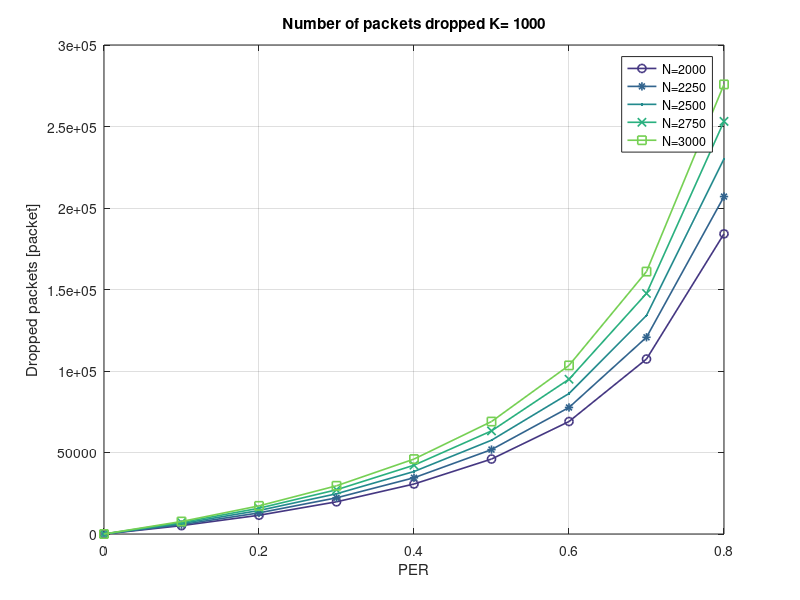
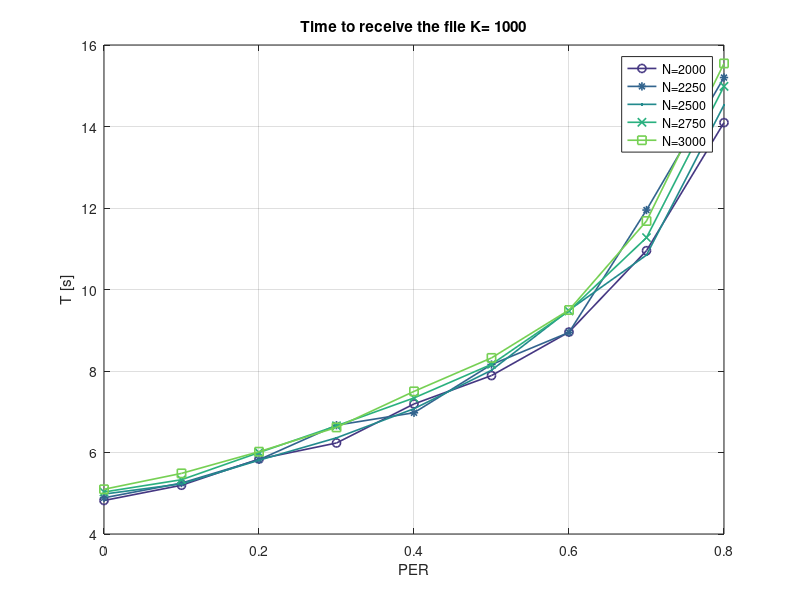
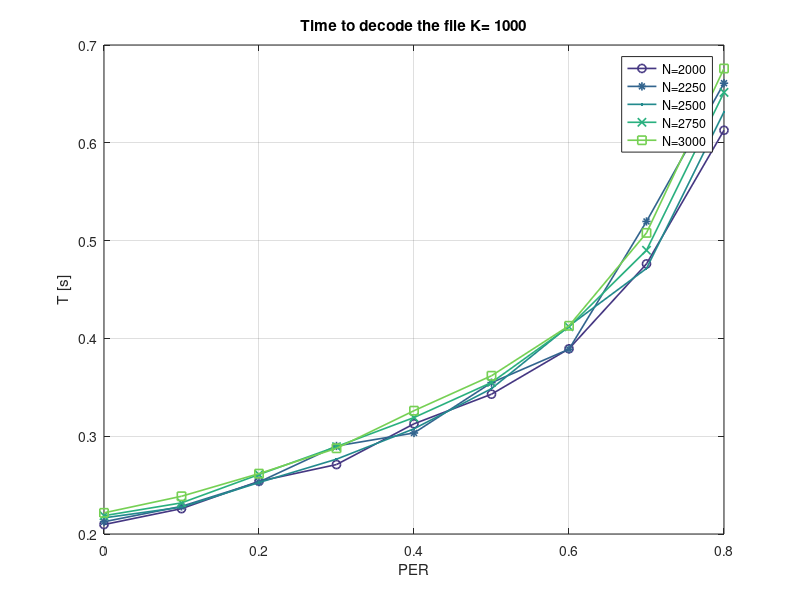
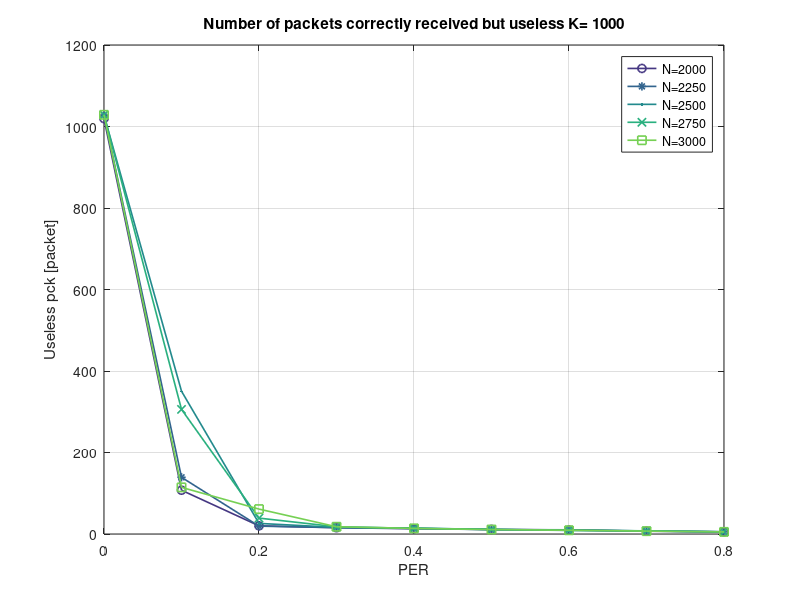

Recreate these plots in MATLAB, in order.
clear all;
color_matrix = colormap;
markers = {'+-','o-','*-','.-','x-','s-','d-','^-','v-','>-','<-','p-','h-'};
markersize = 6; % 3 is best for tikz
linewidth = 1.2;
close all hidden;
%% LT RX
%%dectime	rxtime	totrxpck droppck	rxpck	uselesspck PER_estimate PER	K_TB_SIZE N_TB_SIZE
%%dectime	rxtime	totrxpck droppck	rxpck	uselesspck PER_estimate PER	K_TB_SIZE N_TB_SIZE	faileddec
data_LT_rx=importdata('./data/data_LT_rx_3.txt',' ');
Nmc=100; %number of Montecarlo trials for each tuple of PER-K-N
PERs=unique(data_LT_rx(:,8));
Ks=unique(data_LT_rx(:,9));
increments=unique(data_LT_rx(find(data_LT_rx(:,9)==Ks(1)),10))-Ks(1);
for i=1:length(PERs)
    for j=1:length(Ks)
        for k=1:length(increments)
    data_PER_K_N_rx=[];
    data_PER_K_N_rx=data_LT_rx(find(data_LT_rx(:,8)==PERs(i) & data_LT_rx(:,9)==Ks(j) & data_LT_rx(:,10)==(Ks(j)+increments(k))),:);
    dectime_LT(i,j,k)=mean(data_PER_K_N_rx(:,1));
    rxtime_LT(i,j,k)=mean(data_PER_K_N_rx(:,2));
    totrxpck_LT(i,j,k)=mean(data_PER_K_N_rx(:,3));
    droppck_LT(i,j,k)=mean(data_PER_K_N_rx(:,4));
    rxpck_LT(i,j,k)=mean(data_PER_K_N_rx(:,5));
    uselesspck_LT(i,j,k)=mean(data_PER_K_N_rx(:,6));
    PER_estimate_LT(i,j,k)=mean(data_PER_K_N_rx(:,7));
        end
    end
end

for j=1:length(Ks)
    figure();
    for k=1:length(increments)
        plot(PERs,squeeze(droppck_LT(:,j,k)), markers{mod(k, numel(markers)) + 1}, 'Color', color_matrix(mod(k*10, size(color_matrix, 1)) + 1,:), ...
				'LineWidth', linewidth, 'MarkerSize', markersize)
        title(['Number of packets dropped K= ', num2str(Ks(j))]);
        hold all;
    end
    grid on;
    xlabel('PER');
	ylabel('Dropped packets [packet]');
    str=[cellstr(num2str((Ks(j)+increments), 'N=%-d'))']';
    for i=1:length(str(:,1))
        str_legend(i)=cellstr(strjoin(str(i,:)));
    end
    legend(str_legend');
    
    figure();
    for k=1:length(increments)
        plot(PERs,squeeze(rxtime_LT(:,j,k)), markers{mod(k, numel(markers)) + 1}, 'Color', color_matrix(mod(k*10, size(color_matrix, 1)) + 1,:), ...
				'LineWidth', linewidth, 'MarkerSize', markersize)
        title(['Time to receive the file K= ', num2str(Ks(j))]);
        hold all;
    end
    grid on;
    xlabel('PER');
	ylabel('T [s]')
    str=[cellstr(num2str((Ks(j)+increments), 'N=%-d'))']';
    for i=1:length(str(:,1))
        str_legend(i)=cellstr(strjoin(str(i,:)));
    end
    legend(str_legend');
    
    figure();
    for k=1:length(increments)
        plot(PERs,squeeze(dectime_LT(:,j,k)), markers{mod(k, numel(markers)) + 1}, 'Color', color_matrix(mod(k*10, size(color_matrix, 1)) + 1,:), ...
				'LineWidth', linewidth, 'MarkerSize', markersize)
        title(['Time to decode the file K= ', num2str(Ks(j))]);
        hold all;
    end
    grid on;
    xlabel('PER');
	ylabel('T [s]');
    str=[cellstr(num2str((Ks(j)+increments), 'N=%-d'))']';
    for i=1:length(str(:,1))
        str_legend(i)=cellstr(strjoin(str(i,:)));
    end
    legend(str_legend');
    
    figure();
    for k=1:length(increments)
        plot(PERs,squeeze(uselesspck_LT(:,j,k)), markers{mod(k, numel(markers)) + 1}, 'Color', color_matrix(mod(k*10, size(color_matrix, 1)) + 1,:), ...
				'LineWidth', linewidth, 'MarkerSize', markersize);
        title(['Number of packets correctly received but useless K= ', num2str(Ks(j))]);
        hold all;
    end
    grid on;
    xlabel('PER');
	ylabel('Useless pck [packet]')
    str=[cellstr(num2str((Ks(j)+increments), 'N=%-d'))']';
    for i=1:length(str(:,1))
        str_legend(i)=cellstr(strjoin(str(i,:)));
    end
    legend(str_legend');
end
%% LT TX
%sent infile time goodput throughput	PER_estimate PER	K_TB_SIZE	N_TB_SIZE
data_LT_tx=importdata('./data/data_LT_tx_3.txt',' ');
PERs=unique(data_LT_tx(:,7));
Ks=unique(data_LT_tx(:,8));
increments=unique(data_LT_tx(find(data_LT_tx(:,8)==Ks(1)),9))-Ks(1);

for i=1:length(PERs)
    for j=1:length(Ks)
        for k=1:length(increments)
            data_PER_K_N_tx=[];
            data_PER_K_N_tx=data_LT_tx(find(data_LT_tx(:,7)==PERs(i) & data_LT_tx(:,8)==Ks(j) & data_LT_tx(:,9)==(Ks(j)+increments(k))),:);
            sent_LT(i,j,k)=mean(data_PER_K_N_tx(:,1));
            time_LT(i,j,k)=mean(data_PER_K_N_tx(:,3));
            goodput_LT(i,j,k)=mean(data_PER_K_N_tx(:,4));
            throughput_LT(i,j,k)=mean(data_PER_K_N_tx(:,5));
            PER_estimate_LT(i,j,k)=mean(data_PER_K_N_tx(:,6));
        end
    end
end

for j=1:length(Ks)
    figure();
    for k=1:length(increments)
        plot(PERs,squeeze(goodput_LT(:,j,k)), markers{mod(k, numel(markers)) + 1}, 'Color', color_matrix(mod(k*10, size(color_matrix, 1)) + 1,:), ...
				'LineWidth', linewidth, 'MarkerSize', markersize)
        title(['Goodput K= ', num2str(Ks(j))]);
        hold all;
    end
    grid on;
    xlabel('PER');
	ylabel('Goodput [Mbit/s]')
    str=[cellstr(num2str((Ks(j)+increments), 'N=%-d'))']';
    for i=1:length(str(:,1))
        str_legend(i)=cellstr(strjoin(str(i,:)));
    end
    legend(str_legend');
    
    figure();
    for k=1:length(increments)
        plot(PERs,squeeze(throughput_LT(:,j,k)), markers{mod(k, numel(markers)) + 1}, 'Color', color_matrix(mod(k*10, size(color_matrix, 1)) + 1,:), ...
				'LineWidth', linewidth, 'MarkerSize', markersize)
        title(['Throughput K= ', num2str(Ks(j))]);
        hold all;
    end
    grid on;
    xlabel('PER');
	ylabel('Throughput [Mbit/s]')
    str=[cellstr(num2str((Ks(j)+increments), 'N=%-d'))']';
    for i=1:length(str(:,1))
        str_legend(i)=cellstr(strjoin(str(i,:)));
    end
    legend(str_legend');
    
    figure();
    for k=1:length(increments)
        plot(PERs,squeeze(PER_estimate_LT(:,j,k)), markers{mod(k, numel(markers)) + 1}, 'Color', color_matrix(mod(k*10, size(color_matrix, 1)) + 1,:), ...
				'LineWidth', linewidth, 'MarkerSize', markersize)
        title(['PER estimated @TX K= ', num2str(Ks(j))]);
        hold all;
    end
    grid on;
    xlabel('PER');
	ylabel('PER estimate');
    str=[cellstr(num2str((Ks(j)+increments), 'N=%-d'))']';
    for i=1:length(str(:,1))
        str_legend(i)=cellstr(strjoin(str(i,:)));
    end
    legend(str_legend');
    
    figure();
    for k=1:length(increments)
        plot(PERs,squeeze(goodput_LT(:,j,k))./squeeze(throughput_LT(:,j,k)), markers{mod(k, numel(markers)) + 1}, 'Color', color_matrix(mod(k*10, size(color_matrix, 1)) + 1,:), ...
				'LineWidth', linewidth, 'MarkerSize', markersize)
        title(['Efficiency K= ', num2str(Ks(j))]);
        hold all;
    end
    grid on;
    xlabel('PER');
	ylabel('Efficiency');
    str=[cellstr(num2str((Ks(j)+increments), 'N=%-d'))']';
    for i=1:length(str(:,1))
        str_legend(i)=cellstr(strjoin(str(i,:)));
    end
    legend(str_legend');
end

for k = 1:length(increments)
	figure();
	hold all;
	for j = 1:length(Ks)
		plot(PERs, squeeze(goodput_LT(:,j,k))./squeeze(throughput_LT(:,j,k)), markers{mod(j, numel(markers)) + 1}, 'Color', color_matrix(mod(j*10, size(color_matrix, 1)) + 1,:), ...
				'LineWidth', linewidth, 'MarkerSize', markersize)
	end
	title(strcat('Efficiency for N - K = ', num2str(increments(k))));
	hold all;
	grid on;
	xlabel('PER');
	ylabel('Efficiency');
	str=[cellstr(num2str((Ks), 'K=%-d'))']';
	for i=1:length(str(:,1))
		str_legend(i)=cellstr(strjoin(str(i,:)));
	end
	legend(str_legend');
end
